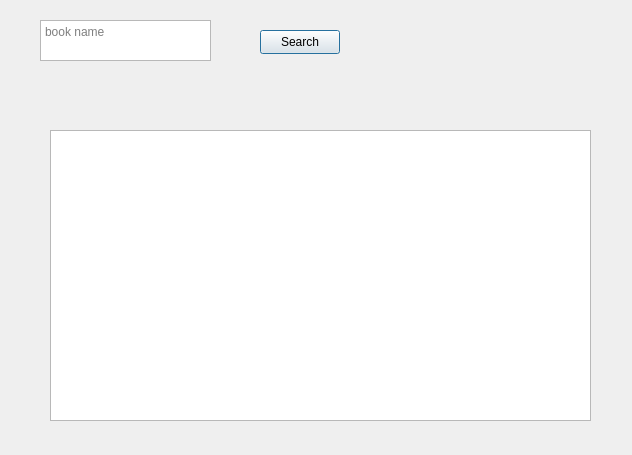
<?xml version="1.0" encoding="UTF-8"?>
<ui version="4.0">
 <class>SearchWindow</class>
 <widget class="QDialog" name="SearchWindow">
  <property name="geometry">
   <rect>
    <x>0</x>
    <y>0</y>
    <width>632</width>
    <height>455</height>
   </rect>
  </property>
  <property name="windowTitle">
   <string>Dialog</string>
  </property>
  <widget class="QTextEdit" name="textEdit">
   <property name="geometry">
    <rect>
     <x>40</x>
     <y>20</y>
     <width>171</width>
     <height>41</height>
    </rect>
   </property>
   <property name="placeholderText">
    <string>book name</string>
   </property>
  </widget>
  <widget class="QPushButton" name="pushButton">
   <property name="geometry">
    <rect>
     <x>260</x>
     <y>30</y>
     <width>80</width>
     <height>24</height>
    </rect>
   </property>
   <property name="text">
    <string>Search</string>
   </property>
  </widget>
  <widget class="QTextBrowser" name="textBrowser">
   <property name="geometry">
    <rect>
     <x>50</x>
     <y>130</y>
     <width>541</width>
     <height>291</height>
    </rect>
   </property>
  </widget>
 </widget>
 <resources/>
 <connections/>
</ui>
